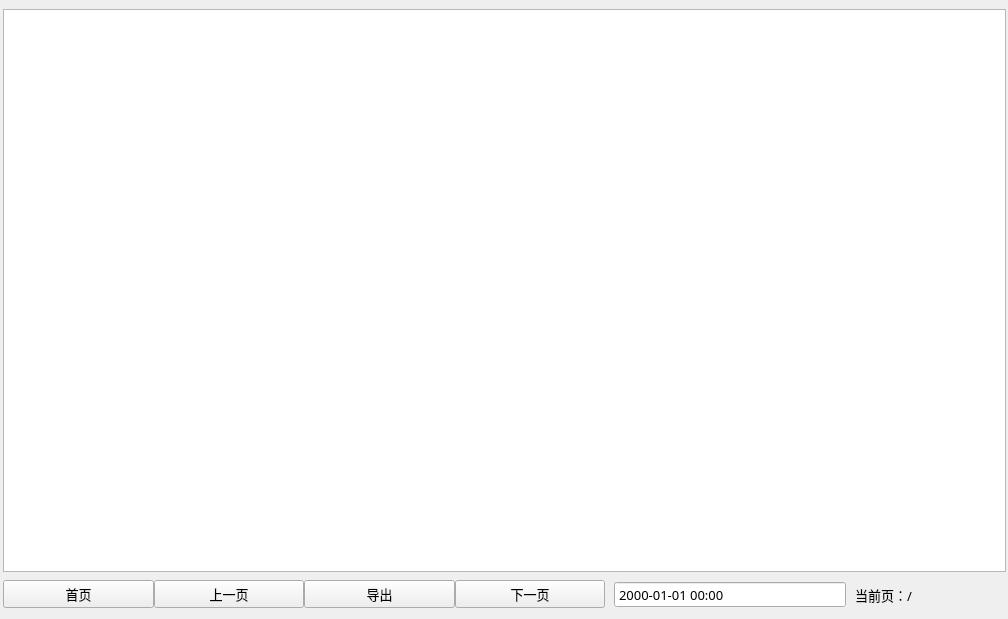
<?xml version="1.0" encoding="UTF-8"?>
<ui version="4.0">
 <class>QueryData</class>
 <widget class="QWidget" name="QueryData">
  <property name="geometry">
   <rect>
    <x>0</x>
    <y>0</y>
    <width>1008</width>
    <height>619</height>
   </rect>
  </property>
  <property name="font">
   <font>
    <family>Sans Serif</family>
    <pointsize>10</pointsize>
    <weight>50</weight>
    <italic>false</italic>
    <bold>false</bold>
   </font>
  </property>
  <property name="windowTitle">
   <string>Form</string>
  </property>
  <property name="styleSheet">
   <string notr="true">font: 10pt &quot;Sans Serif&quot;;</string>
  </property>
  <layout class="QGridLayout" name="gridLayout_3">
   <property name="margin">
    <number>0</number>
   </property>
   <item row="0" column="0">
    <widget class="QStackedWidget" name="swPageSel">
     <property name="font">
      <font>
       <family>Sans Serif</family>
       <pointsize>10</pointsize>
       <weight>50</weight>
       <italic>false</italic>
       <bold>false</bold>
      </font>
     </property>
     <property name="styleSheet">
      <string notr="true">font: 10pt &quot;Sans Serif&quot;;</string>
     </property>
     <property name="frameShape">
      <enum>QFrame::NoFrame</enum>
     </property>
     <property name="currentIndex">
      <number>0</number>
     </property>
     <widget class="QWidget" name="page1">
      <layout class="QGridLayout" name="gridLayout_6">
       <property name="leftMargin">
        <number>3</number>
       </property>
       <property name="rightMargin">
        <number>2</number>
       </property>
       <property name="bottomMargin">
        <number>2</number>
       </property>
       <property name="verticalSpacing">
        <number>0</number>
       </property>
       <item row="0" column="0">
        <widget class="QTableView" name="tvShowData">
         <property name="font">
          <font>
           <family>Sans Serif</family>
           <pointsize>8</pointsize>
           <weight>50</weight>
           <italic>false</italic>
           <bold>false</bold>
          </font>
         </property>
         <property name="styleSheet">
          <string notr="true">font: 8pt &quot;Sans Serif&quot;;</string>
         </property>
         <attribute name="horizontalHeaderMinimumSectionSize">
          <number>100</number>
         </attribute>
         <attribute name="verticalHeaderDefaultSectionSize">
          <number>70</number>
         </attribute>
         <attribute name="verticalHeaderMinimumSectionSize">
          <number>100</number>
         </attribute>
        </widget>
       </item>
       <item row="1" column="0">
        <widget class="QWidget" name="widget" native="true">
         <layout class="QGridLayout" name="gridLayout">
          <property name="margin">
           <number>0</number>
          </property>
          <property name="spacing">
           <number>0</number>
          </property>
          <item row="0" column="0">
           <widget class="QPushButton" name="pbFristPage">
            <property name="minimumSize">
             <size>
              <width>120</width>
              <height>0</height>
             </size>
            </property>
            <property name="text">
             <string>首页</string>
            </property>
           </widget>
          </item>
          <item row="0" column="1">
           <widget class="QPushButton" name="pbLastPage">
            <property name="sizePolicy">
             <sizepolicy hsizetype="Minimum" vsizetype="Fixed">
              <horstretch>0</horstretch>
              <verstretch>0</verstretch>
             </sizepolicy>
            </property>
            <property name="minimumSize">
             <size>
              <width>120</width>
              <height>0</height>
             </size>
            </property>
            <property name="text">
             <string>上一页</string>
            </property>
           </widget>
          </item>
          <item row="0" column="2">
           <widget class="QPushButton" name="pbPrinter">
            <property name="sizePolicy">
             <sizepolicy hsizetype="Minimum" vsizetype="Fixed">
              <horstretch>0</horstretch>
              <verstretch>0</verstretch>
             </sizepolicy>
            </property>
            <property name="minimumSize">
             <size>
              <width>120</width>
              <height>0</height>
             </size>
            </property>
            <property name="text">
             <string>导出</string>
            </property>
           </widget>
          </item>
          <item row="0" column="3">
           <widget class="QPushButton" name="pbNextPage">
            <property name="minimumSize">
             <size>
              <width>120</width>
              <height>0</height>
             </size>
            </property>
            <property name="text">
             <string>下一页</string>
            </property>
           </widget>
          </item>
          <item row="0" column="4">
           <widget class="QStackedWidget" name="swSearch">
            <property name="sizePolicy">
             <sizepolicy hsizetype="Minimum" vsizetype="Fixed">
              <horstretch>0</horstretch>
              <verstretch>0</verstretch>
             </sizepolicy>
            </property>
            <property name="minimumSize">
             <size>
              <width>200</width>
              <height>0</height>
             </size>
            </property>
            <property name="maximumSize">
             <size>
              <width>250</width>
              <height>16777215</height>
             </size>
            </property>
            <property name="frameShape">
             <enum>QFrame::NoFrame</enum>
            </property>
            <property name="currentIndex">
             <number>1</number>
            </property>
            <widget class="QWidget" name="pageS1">
             <layout class="QGridLayout" name="gridLayout_5">
              <property name="topMargin">
               <number>0</number>
              </property>
              <property name="bottomMargin">
               <number>0</number>
              </property>
              <item row="0" column="0">
               <widget class="QPushButton" name="pbPrint">
                <property name="minimumSize">
                 <size>
                  <width>200</width>
                  <height>0</height>
                 </size>
                </property>
                <property name="maximumSize">
                 <size>
                  <width>240</width>
                  <height>16777215</height>
                 </size>
                </property>
                <property name="text">
                 <string>打印选中数据</string>
                </property>
               </widget>
              </item>
             </layout>
            </widget>
            <widget class="QWidget" name="pageS2">
             <layout class="QGridLayout" name="gridLayout_4">
              <item row="0" column="0">
               <widget class="QDateTimeEdit" name="endDate">
                <property name="minimumSize">
                 <size>
                  <width>200</width>
                  <height>0</height>
                 </size>
                </property>
                <property name="maximumSize">
                 <size>
                  <width>240</width>
                  <height>16777215</height>
                 </size>
                </property>
                <property name="font">
                 <font>
                  <family>Sans Serif</family>
                  <pointsize>10</pointsize>
                  <weight>50</weight>
                  <italic>false</italic>
                  <bold>false</bold>
                 </font>
                </property>
                <property name="buttonSymbols">
                 <enum>QAbstractSpinBox::NoButtons</enum>
                </property>
                <property name="displayFormat">
                 <string>yyyy-MM-dd hh:mm</string>
                </property>
               </widget>
              </item>
             </layout>
            </widget>
           </widget>
          </item>
          <item row="0" column="5">
           <widget class="QLabel" name="currentPage">
            <property name="sizePolicy">
             <sizepolicy hsizetype="Minimum" vsizetype="Preferred">
              <horstretch>0</horstretch>
              <verstretch>0</verstretch>
             </sizepolicy>
            </property>
            <property name="minimumSize">
             <size>
              <width>120</width>
              <height>0</height>
             </size>
            </property>
            <property name="text">
             <string>当前页：/</string>
            </property>
           </widget>
          </item>
         </layout>
        </widget>
       </item>
      </layout>
     </widget>
     <widget class="QWidget" name="page2">
      <layout class="QGridLayout" name="gridLayout_2">
       <item row="0" column="0" colspan="4">
        <widget class="QCalendarWidget" name="cwDateSel">
         <property name="locale">
          <locale language="Chinese" country="China"/>
         </property>
         <property name="firstDayOfWeek">
          <enum>Qt::Monday</enum>
         </property>
         <property name="gridVisible">
          <bool>true</bool>
         </property>
         <property name="selectionMode">
          <enum>QCalendarWidget::SingleSelection</enum>
         </property>
         <property name="horizontalHeaderFormat">
          <enum>QCalendarWidget::ShortDayNames</enum>
         </property>
         <property name="verticalHeaderFormat">
          <enum>QCalendarWidget::ISOWeekNumbers</enum>
         </property>
        </widget>
       </item>
       <item row="1" column="0">
        <widget class="QPushButton" name="pbQueryToday">
         <property name="minimumSize">
          <size>
           <width>0</width>
           <height>0</height>
          </size>
         </property>
         <property name="font">
          <font>
           <family>Sans Serif</family>
           <pointsize>10</pointsize>
           <weight>50</weight>
           <italic>false</italic>
           <bold>false</bold>
          </font>
         </property>
         <property name="styleSheet">
          <string notr="true"/>
         </property>
         <property name="text">
          <string>查询今日</string>
         </property>
        </widget>
       </item>
       <item row="1" column="1">
        <widget class="QPushButton" name="pbQueryWeek">
         <property name="minimumSize">
          <size>
           <width>0</width>
           <height>0</height>
          </size>
         </property>
         <property name="font">
          <font>
           <family>Sans Serif</family>
           <pointsize>10</pointsize>
           <weight>50</weight>
           <italic>false</italic>
           <bold>false</bold>
          </font>
         </property>
         <property name="styleSheet">
          <string notr="true"/>
         </property>
         <property name="text">
          <string>查询7天</string>
         </property>
        </widget>
       </item>
       <item row="1" column="2">
        <widget class="QPushButton" name="pbQueryMonth">
         <property name="minimumSize">
          <size>
           <width>0</width>
           <height>0</height>
          </size>
         </property>
         <property name="font">
          <font>
           <family>Sans Serif</family>
           <pointsize>10</pointsize>
           <weight>50</weight>
           <italic>false</italic>
           <bold>false</bold>
          </font>
         </property>
         <property name="styleSheet">
          <string notr="true"/>
         </property>
         <property name="text">
          <string>查询30天</string>
         </property>
        </widget>
       </item>
       <item row="1" column="3">
        <widget class="QPushButton" name="pbQueryYear">
         <property name="minimumSize">
          <size>
           <width>0</width>
           <height>0</height>
          </size>
         </property>
         <property name="font">
          <font>
           <family>Sans Serif</family>
           <pointsize>10</pointsize>
           <weight>50</weight>
           <italic>false</italic>
           <bold>false</bold>
          </font>
         </property>
         <property name="styleSheet">
          <string notr="true"/>
         </property>
         <property name="text">
          <string>查询1年</string>
         </property>
        </widget>
       </item>
      </layout>
     </widget>
    </widget>
   </item>
  </layout>
 </widget>
 <resources/>
 <connections/>
</ui>
